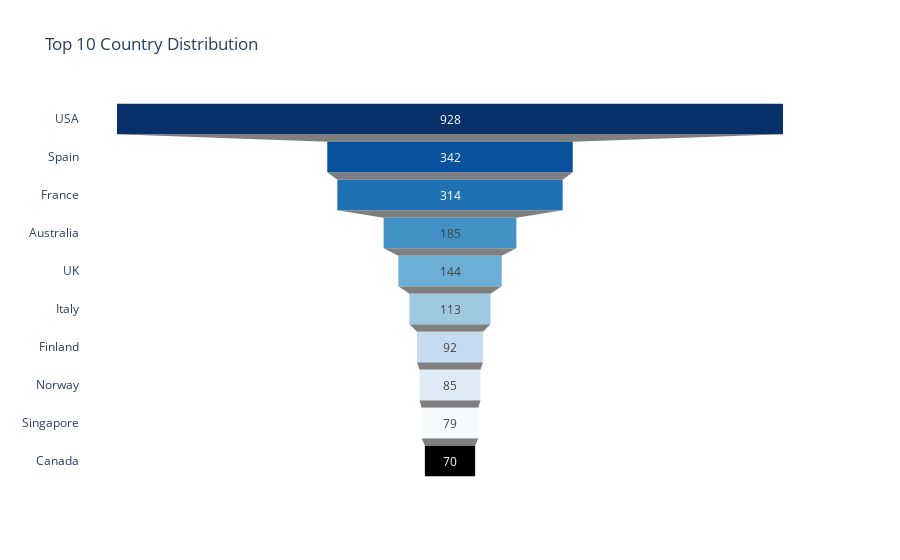

The notebook cell saved with this chart:
### Code cell
#Top 10 paises
country_counts = df['COUNTRY'].value_counts()[:10]
fig = go.Figure(go.Funnel(y=country_counts.index,
    x=country_counts.values, textinfo='value', marker={'color': px.colors.sequential.Blues_r}))
fig.update_layout(title_text='Top 10 Country Distribution',  template='plotly_white')
fig.show()

### Figure 1 — Plotly figure (JSON) as saved in the notebook; plotly's stock layout.template omitted (floating-point values rounded to 4 significant figures)
{"data": [{"marker": {"color": ["rgb(8,48,107)", "rgb(8,81,156)", "rgb(33,113,181)", "rgb(66,146,198)", "rgb(107,174,214)", "rgb(158,202,225)", "rgb(198,219,239)", "rgb(222,235,247)", "rgb(247,251,255)"]}, "textinfo": "value", "type": "funnel", "x": [928, 342, 314, 185, 144, 113, 92, 85, 79, 70], "y": ["USA", "Spain", "France", "Australia", "UK", "Italy", "Finland", "Norway", "Singapore", "Canada"]}], "layout": {"title": {"text": "Top 10 Country Distribution"}}}
